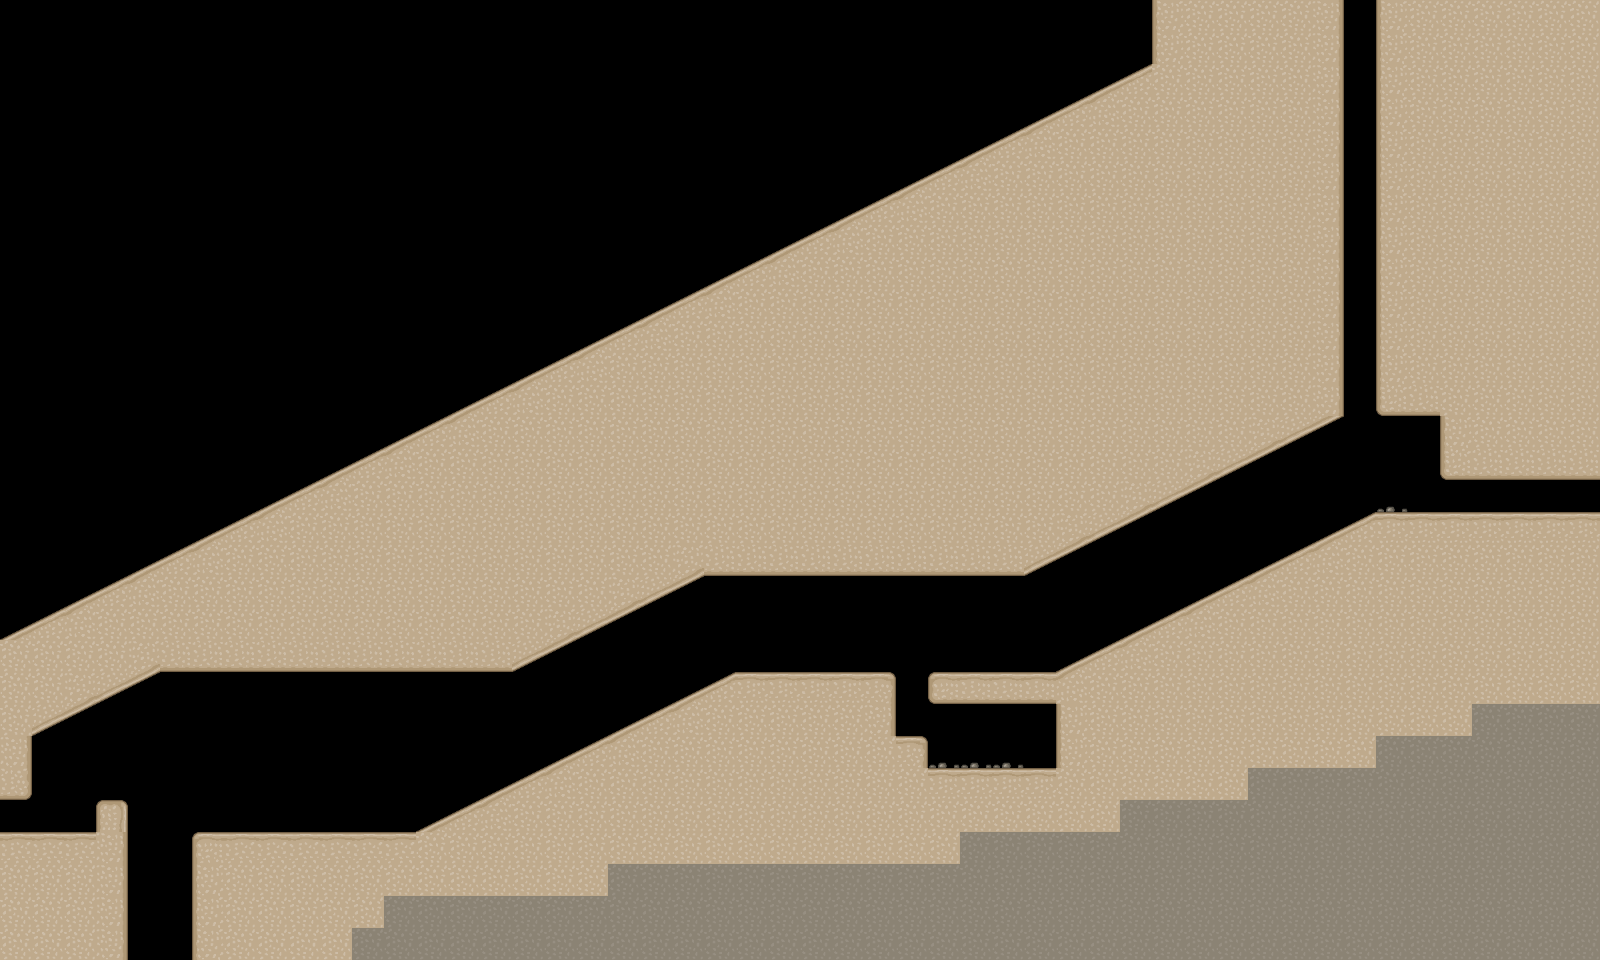

This is a level from a 2D game, rendered from its Tiled map with the project's own tilesets. A one-line summary and the map file follow, with tile-layer data summarised:
An orthogonal 50x30 tile map with 32x32 px tiles, 1 tile layer (Tile Layer 1), 2 tilesets and 26 objects (Delete, Damage, NextLevel).

<map version="1.0" orientation="orthogonal" renderorder="right-up" width="50" height="30" tilewidth="32" tileheight="32" nextobjectid="32">
 <tileset firstgid="1" source="data/Entities.tsx" />
 <tileset firstgid="257" source="data/MainTiles.tsx" />
 <layer name="Tile Layer 1" width="50" height="30">
  <data>[1500 cells, 946 non-empty, 21 distinct tile ids]</data>
 </layer>
 <objectgroup name="entities">
  <object id="16" gid="1" x="32" y="832" />
  <object id="17" gid="17" x="1024" y="768">
   <properties>
    <property name="channel" value="1" />
   </properties>
  </object>
  <object id="18" gid="13" x="1440" y="512">
   <properties>
    <property name="channel" value="1" />
   </properties>
  </object>
  <object id="19" gid="3" x="960" y="768" />
  <object id="20" gid="48" x="1344" y="64">
   <properties>
    <property name="entity" value="EntityBolder" />
    <property name="spawnDelay" value="180" />
   </properties>
  </object>
  <object id="28" gid="3" x="1312" y="512" />
  <object id="30" gid="3" x="704" y="672" />
 </objectgroup>
 <objectgroup name="physics">
  <object id="1" x="0" y="832">
   <polygon points="0,0 0,128 128,128 128,0" />
  </object>
  <object id="2" x="96" y="800">
   <polygon points="0,0 0,32 32,32 32,0" />
  </object>
  <object id="3" x="192" y="832">
   <polygon points="0,0 0,128 1408,128 1408,0" />
  </object>
  <object id="5" x="416" y="832">
   <polygon points="0,0 480,0 480,-128 479,-153 467,-158 320,-160" />
  </object>
  <object id="6" x="896" y="736">
   <polygon points="0,0 0,32 32,32 32,0" />
  </object>
  <object id="7" x="896" y="768">
   <polygon points="0,0 0,64 704,64 704,0" />
  </object>
  <object id="8" x="1056" y="672">
   <polygon points="0,0 0,96 544,96 544,-160 320,-160" />
  </object>
  <object id="9" x="928" y="672">
   <polygon points="0,0 0,32 128,32 128,0" />
  </object>
  <object id="10" x="0" y="736">
   <polygon points="0,0 0,64 32,64 32,0" />
  </object>
  <object id="12" x="704" y="288">
   <polygon points="0,0 0,288 320,288 640,128 640,-224 448,-224" />
  </object>
  <object id="13" x="1152" y="0">
   <polygon points="0,0 0,64 192,64 192,0" />
  </object>
  <object id="14" x="1376" y="0">
   <polygon points="0,0 0,416 224,416 224,0" />
  </object>
  <object id="15" x="1440" y="416">
   <polygon points="0,0 0,64 160,64 160,0" />
  </object>
  <object id="22" x="0" y="672">
   <polygon points="0,0 0,64 32,64 160,0" />
  </object>
  <object id="23" x="0" y="640">
   <polygon points="0,0 0,32 512,32 576,0" />
  </object>
  <object id="24" x="0" y="640">
   <polygon points="0,0 576,0 704,-64 704,-352" />
  </object>
 </objectgroup>
 <objectgroup name="zones">
  <object id="25" type="Delete" x="128" y="928">
   <polygon points="0,0 0,32 64,32 64,0" />
  </object>
  <object id="26" type="Damage" x="128" y="864">
   <properties>
    <property name="damageDelay" value="1" />
   </properties>
   <polygon points="0,0 0,64 64,64 64,0" />
  </object>
  <object id="27" type="NextLevel" x="1568" y="480">
   <properties>
    <property name="level" value="Level 1" />
   </properties>
   <polygon points="0,0 0,32 32,32 32,0" />
  </object>
 </objectgroup>
</map>
